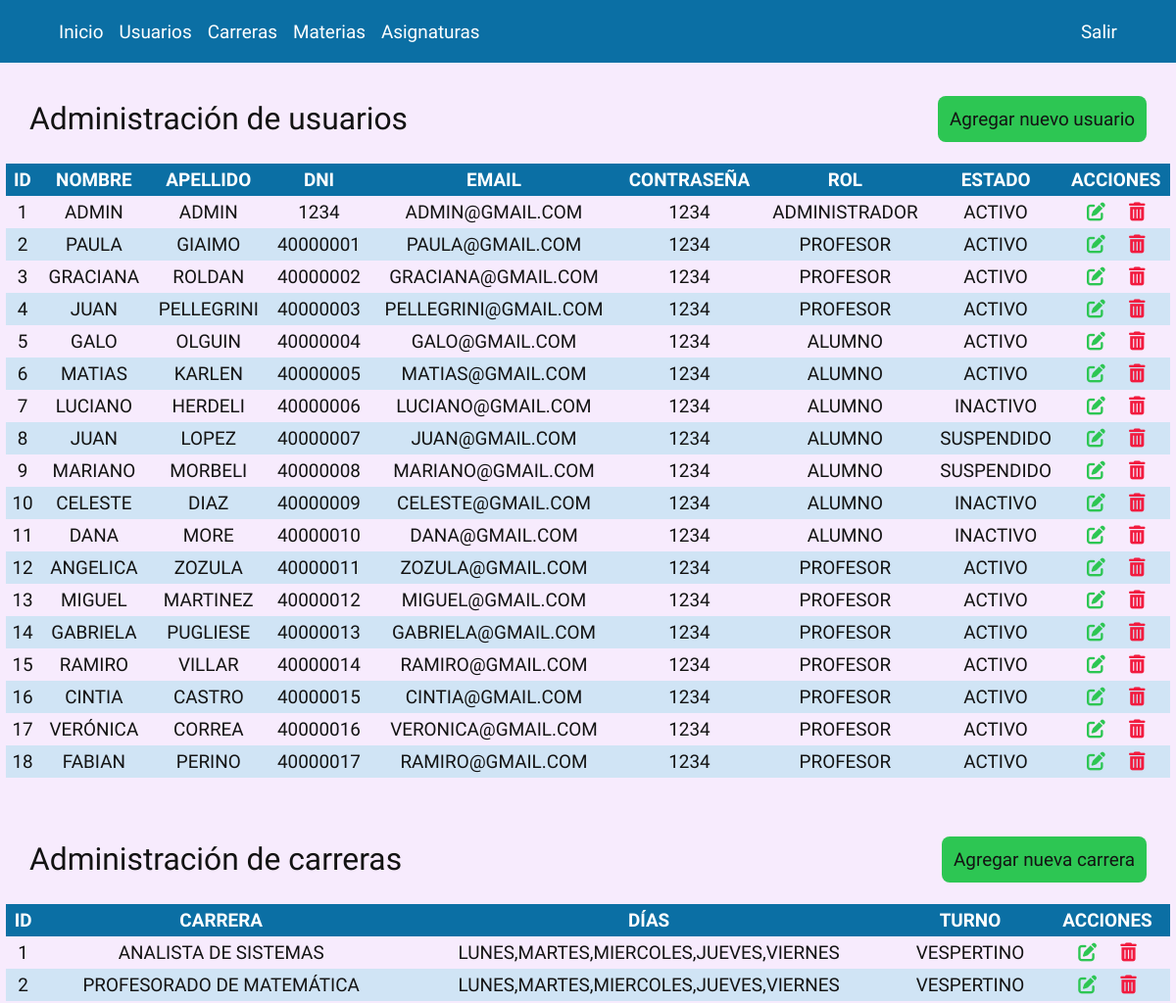
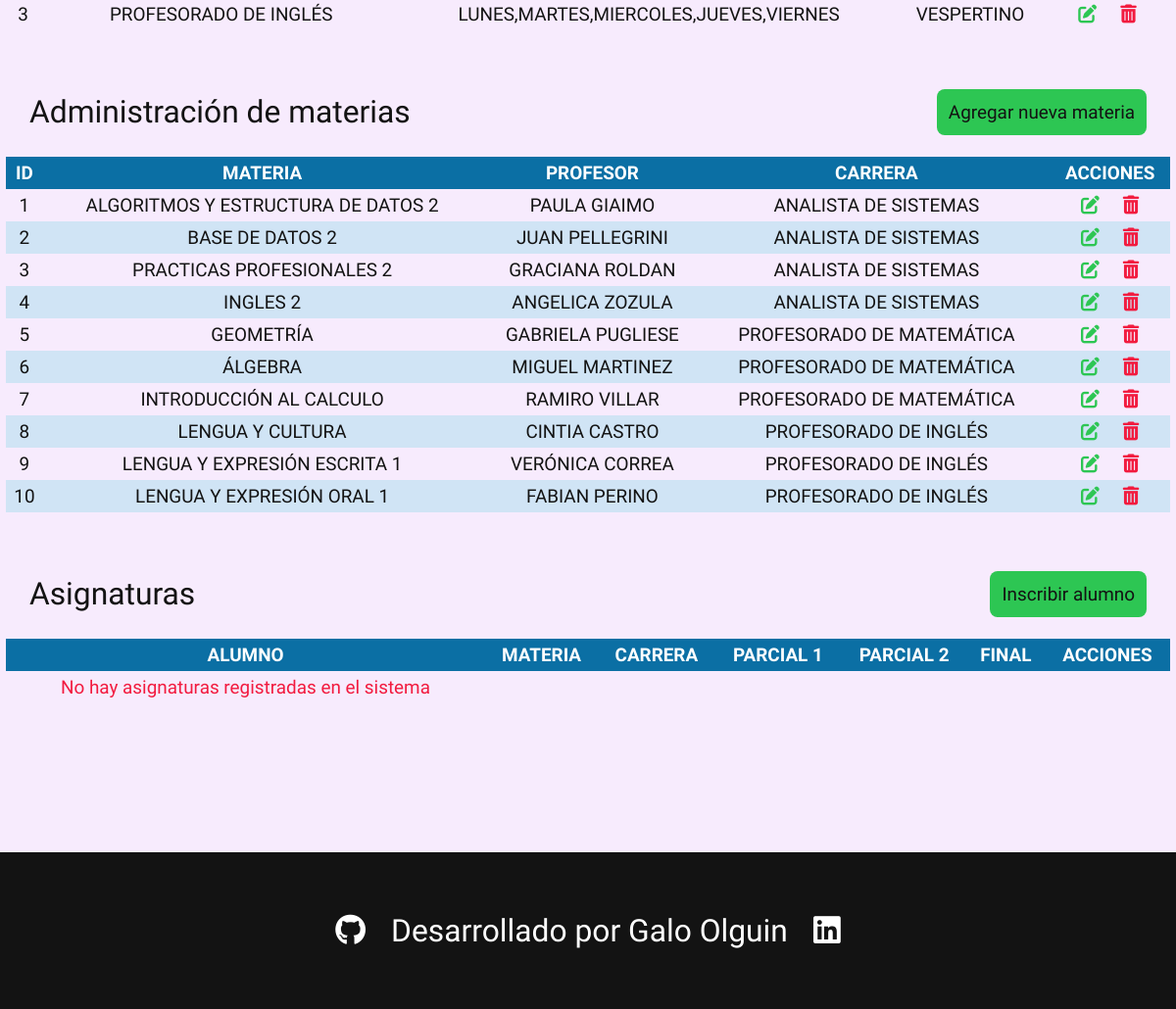
Page /panel.php (signed in) on the committed database (2 pictures, top to bottom).
### tables this page shows
create table usuarios(
    id int auto_increment,
    nombre varchar(30),
    apellido varchar(30),
    rol int,
    contraseña varchar(30),
    email varchar(30),
    dni int(8),
    foreign key (rol) references roles(id),
    primary key (id,rol)
);

create table roles(
    id int auto_increment,
    nombre varchar (30),
    primary key (id)
);

create table estados(
	id int auto_increment,
    nombreEstado varchar(30),
    primary key (id)
);

create table carreras(
	id int auto_increment,
    nombreCarrera varchar(70),
	diasCursada varchar(70),
    turno varchar(30),
    primary key (id)
);

create table materias(
    id int auto_increment,
    materia varchar (60),
    profesor int,
    carrera int,
    foreign key (carrera) references carreras(id),
    foreign key (profesor) references usuarios(id),
    primary key (id,carrera)
);

### clases.php (the view, shortened to what this page needs)
<?php
function condb (){
        $serv="localhost";
        $usr="root";
        $pss="";
        $bd="alumni";
        $c=mysqli_connect($serv, $usr, $pss, $bd);
        return $c;
}
class Usuario {
    public static function listarUsuarios(){
        $con = condb();
        $data = mysqli_query($con,"select usuarios.id, usuarios.nombre, usuarios.apellido, roles.nombreRol, usuarios.contraseña, usuarios.email, usuarios.dni, estados.nombreEstado from usuarios inner join roles on usuarios.rol = roles.id inner join estados on usuarios.idEstado = estados.id order by id;");
        while ($info = mysqli_fetch_assoc($data)){ ?>
            <tr>
                <td><?php echo $info['id']; ?></td>
                <td><?php echo $info['nombre']; ?></td>
                <td><?php echo $info['apellido']; ?></td>
                <td><?php echo $info['dni']; ?></td>
                <td><?php echo $info['email']; ?></td>
                <td><?php echo $info['contraseña']; ?></td>
                <td><?php echo $info['nombreRol']; ?></td>
                <td><?php echo $info['nombreEstado']; ?></td>
                <td>
                    <p class="acciones">
                        <a class="modificar" href="panel.php?pan=1 & acc=1 & id=<?php echo $info['id']; ?>">
                            <i class="fa-solid fa-pen-to-square"></i>
                        </a>
                        <a class="eliminar" href="panel.php?pan=1 & acc=2 & id=<?php echo $info['id']; ?>">
                            <i class="fa-solid fa-trash-can"></i>
                        </a>
                    </p>
                </td>
            </tr>
<?php   }
    }
        ?>
    <?php }
}
class Materia{
    public static function listarMaterias(){
        $con = condb();
        $data = mysqli_query($con,"select materias.id, materias.materia, usuarios.nombre, usuarios.apellido, carreras.nombreCarrera from (( materias inner join usuarios on materias.profesor = usuarios.id ) inner join carreras on materias.carrera = carreras.id);");
        if(mysqli_affected_rows($con) == 0){
            echo "<tr><td><b class='bold red'>No hay materias registradas en el sistema</b></td></tr>";
        }else{
            while ($info = mysqli_fetch_assoc($data)){ ?>
                <tr>
                    <td><?php echo $info['id']; ?></td>
                    <td><?php echo $info['materia']; ?></td>
                    <td><?php echo $info['nombre'] ." " .$info['apellido']; ?></td>
                    <td><?php echo $info['nombreCarrera']; ?></td>
                    <td>
                        <p class="acciones">
                            <a class="modificar" href="panel.php?pan=1 & acc=5 & id=<?php echo $info['id']; ?>">
                                <i class="fa-solid fa-pen-to-square"></i>
                            </a>
                            <a class="eliminar" href="panel.php?pan=1 & acc=6 & id=<?php echo $info['id']; ?>">
                                <i class="fa-solid fa-trash-can"></i>
                            </a>
                        </p>
                    </td>
                </tr>
            <?php   }
        }
    }
}
class Carrera{
    public static function listarCarreras(){
        $con = condb();
        $data = mysqli_query($con,"select * from carreras;");
        if(mysqli_affected_rows($con) == 0){
            echo "<tr><td><b class='bold red'>No hay carreras registradas en el sistema</b></tr></td>";
        }else{
            while ($info = mysqli_fetch_assoc($data)){ ?>
                <tr>
                    <td><?php echo $info['id']; ?></td>
                    <td><?php echo $info['nombreCarrera']; ?></td>
                    <td><?php echo $info['diasCursada']; ?></td>
                    <td><?php echo $info['turno']; ?></td>
                    <td>
                        <p class="acciones">
                            <a class="modificar" href="panel.php?pan=1 & acc=8 & id=<?php echo $info['id']; ?>">
                                <i class="fa-solid fa-pen-to-square"></i>
                            </a>
                            <a class="eliminar" href="panel.php?pan=1 & acc=9 & id=<?php echo $info['id']; ?>">
                                <i class="fa-solid fa-trash-can"></i>
                            </a>
                        </p>
                    </td>
                </tr>
            <?php   }
        }
    }
}
class Notas{
    public static function listarNotas(){
        $con = condb();
        if(mysqli_affected_rows($con) == 0){
            echo "<tr><td><b class='bold red'>No hay asignaturas registradas en el sistema</b></tr></td>";
        }
    }
                $nombre = $info['nombre'] ." " .$info['apellido'];?>
            <?php   }
}
?>

### panel.php (shortened to what this page needs)
<?php
    require "clases.php";
?>
<!DOCTYPE html>
<html lang="es">
<head>
    <link rel="stylesheet" href="css/style.css">
    <link rel="stylesheet" href="css/panel.css">
</head>
<body>
    <header>
            <div class="header-div">
                <nav class="header_div-nav">
                    <div class="header_div-nav-box">
                        <a href="panel.php" class="header_div_nav-item">Inicio</a>
                        <?php
                            switch($_SESSION['rol']){
                                case 1: ?>
                                    <a href="#Usuarios" class="header_div_nav-item">Usuarios</a>
                                    <a href="#Carreras" class="header_div_nav-item">Carreras</a>
                                    <a href="#Materias" class="header_div_nav-item">Materias</a>
                                    <a href="#inscribir" class="header_div_nav-item">Asignaturas</a>
                                <?php
                                    break;
                                case 2:  ?>
                                <?php
                            }
                        ?>
                    </div>
                    <div class="header_div-nav-box"><a href="index.php?close=true" class="header_div_nav-item">Salir</a></div>
                </nav>
            </div>
    </header>
    <main class="Panel">
        <?php
        switch($_SESSION['rol']){
            case 1:
                ?>
                <section id="Usuarios" class="divUsuarios">
                    <div class="divUsuarios-cabecera">
                        <p class="titulos" >Administración de usuarios</p>
                        <a href="panel.php?pan=1&acc=3#Usuarios" class="btn-ok ancora">Agregar nuevo usuario</a>
                    </div>
                    <table class="lista">
                    <thead>
                    <tr>
                    <th>ID</th>
                    <th>NOMBRE</th>
                    <th>APELLIDO</th>
                    <th>DNI</th>
                    <th>EMAIL</th>
                    <th>CONTRASEÑA</th>
                    <th>ROL</th>
                    <th>ESTADO</th>
                    <th>ACCIONES</th>
                    </tr>
                    </thead>
                    <tbody>
                    <?php
                        Usuario::listarUsuarios();
                    ?>
                    </tbody>
                    </table>
                </section>
                <section id="Carreras" class="divCarreras">
                    <div class="divCarreras-cabecera">
                        <p class="titulos" >Administración de carreras</p>
                        <a href="panel.php?pan=1&acc=7#Carreras" class="btn-ok ancora">Agregar nueva carrera</a>
                    </div>
                    <table class="lista">
                    <thead>
                    <tr>
                    <th>ID</th>
                    <th>CARRERA</th>
                    <th>DÍAS</th>
                    <th>TURNO</th>
                    <th>ACCIONES</th>
                    </tr>
                    </thead>
                    <tbody>
                    <?php
                        Carrera::listarCarreras();
                    ?>
                    </tbody>
                    </table>
                </section>
                <section id="Materias" class="divMaterias">
                    <div class="divMaterias-cabecera">
                        <p class="titulos" >Administración de materias</p>
                        <a href="panel.php?pan=1&acc=4#Materias" class="btn-ok ancora">Agregar nueva materia</a>
                    </div>
                    <table class="lista">
                    <thead>
                    <tr>
                    <th>ID</th>
                    <th>MATERIA</th>
                    <th>PROFESOR</th>
                    <th>CARRERA</th>
                    <th>ACCIONES</th>
                    </tr>
                    </thead>
                    <tbody>
                    <?php
                        Materia::listarMaterias();
                    ?>
                    </tbody>
                    </table>
                </section>
                <section id="inscribir" class="divMaterias">
                    <div class="divMaterias-cabecera">
                        <p class="titulos" >Asignaturas</p>
                        <a href="panel.php?pan=1&acc=10#inscribir" class="btn-ok ancora">Inscribir alumno</a>
                    </div>
                    <table class="lista">
                    <thead>
                    <tr>
                    <th>ALUMNO</th>
                    <th>MATERIA</th>
                    <th>CARRERA</th>
                    <th>PARCIAL 1</th>
                    <th>PARCIAL 2</th>
                    <th>FINAL</th>
                    <th>ACCIONES</th>
                    </tr>
                    </thead>
                    <tbody>
                    <?php
                        Notas::listarNotas();
                    ?>
                    </tbody>
                    </table>
                </section>
                <?php break;
                ?>
            <?php
        }
        ?>
    </main>
    <footer>
        <a class="titulos blanco" href="https://github.com/Galo98"><i class="fa-brands fa-github"></i></a>
        <p class="titulos blanco">Desarrollado por Galo Olguin</p>
        <a class="titulos blanco" href="https://www.linkedin.com/in/galo-olguin/"><i class="fa-brands fa-linkedin"></i></a>
    </footer>
</body>
</html>

### css/style.css (style rules this page uses)
* { margin: 0; padding: 0; border: 0; font-size: 100%; font: inherit; vertical-align: baseline; }
:root { --color-blanco: #ffffff; --color-celeste100: #f7ebfd; --color-celeste200: #00a9e2; --color-celeste300 : #0B6FA4; --color-celeste400: #2c4268; --color-naranja300: #f06c00; --color-rojo200: #f21b3f; --color-verde100: #6ede8a; --color-verde200: #2dc653; --color-verde700: #026969; --color-gris200: #9b9c9b; --color-negro: #131313; --font-T300: 300 clamp(1rem, 0.2958rem + 2.2535vw, 3rem) 'Prompt', sans-serif; --font-T500: 500 clamp(1rem, 0.2958rem + 2.2535vw, 3rem) 'Prompt', sans-serif; --font-T700: 700 clamp(1rem, 0.2958rem + 2.2535vw, 3rem) 'Prompt', sans-serif; --font-TI300: italic 300 clamp(1rem, 0.2958rem + 2.2535vw, 3rem) 'Prompt', sans-serif; --font-P300: 300 clamp(0.75rem, 0.4419rem + 0.9859vw, 1.625rem) 'Prompt', sans-serif; --font-P500: 500 clamp(0.75rem, 0.4419rem + 0.9859vw, 1.625rem) 'Prompt', sans-serif; --font-P700: 700 clamp(0.75rem, 0.4419rem + 0.9859vw, 1.625rem) 'Prompt', sans-serif; --font-PI300: italic 300 clamp(0.75rem, 0.4419rem + 0.9859vw, 1.625rem) 'Prompt', sans-serif; }
body { font: var(--font-P300); color: var(--color-negro); }
header { background-color: var(--color-celeste300); width: 100%; height: 8vh; display: flex; align-items: center; justify-content: center; position: fixed; }
.header-div { width: 90%; height: 100%; display: flex; justify-content: right; }
.header_div-nav { width: 100%; height: 100%; display: flex; flex-direction: row; justify-content: space-between; }
.header_div_nav-item { text-decoration: none; color: var(--color-blanco); font: var(--font-P500); transition: all 200ms; }
.header_div-nav-box { height: 100%; display: flex; align-items: center; gap: 16px; }
main { width: 100%; padding: 98px 0; min-height: 72vh; background-color: var(--color-celeste100); display: flex; justify-content: center; align-items: center; }
footer { width: 100%; height: 20vh; background-color: var(--color-negro); display: flex; align-items: center; justify-content: center; gap: 26px; }
.titulos { font: var(--font-T500); }
.btn-ok, .btn-no { padding: 12px; background-color: var(--color-verde200); border-radius: 8px; font: var(--font-P500); cursor: pointer; }
.ancora { text-decoration: none; color: var(--color-negro); }
.modificar { color: var(--color-verde200); }
.eliminar { color: var(--color-rojo200); }
.blanco { color: var(--color-blanco); }
.red { color: var(--color-rojo200); }
.bold { font-weight: 500; }
section[id] { scroll-margin-top: 110px; }

### css/panel.css (style rules this page uses)
.Panel { display: flex; flex-direction: column; justify-content: center; align-items: center; gap: 60px; }
.divUsuarios, .divMaterias, .divCarreras, .divNotas { width: 100%; display: flex; flex-direction: column; justify-content: center; align-items: center; gap: 22px; }
.divUsuarios-cabecera, .divMaterias-cabecera, .divCarreras-cabecera, .divNotas-cabecera { width: 95%; display: flex; align-items: center; justify-content: space-between; }
table.lista { width: 99%; min-height: 120px; text-align: center; border-collapse: collapse; }
table.lista td, table.lista th { padding: 5px 5px; }
table.lista tbody td { font: var(--font-P300); }
table.lista tr:nth-child(even) { background: #D0E4F5; }
table.lista thead { background: #0B6FA4; }
table.lista thead th { font: var(--font-P700); font-weight: bold; color: #FFFFFF; text-align: center; }
.acciones { display: flex; justify-content: center; gap: 24px; }

### rows in the picture
usuarios: id "1", nombre "ADMIN", apellido "ADMIN", dni "1234", email "ADMIN@GMAIL.COM", contraseña "1234", rol.nombreRol "ADMINISTRADOR", idEstado.nombreEstado "ACTIVO"
usuarios: id "2", nombre "PAULA", apellido "GIAIMO", dni "40000001", email "PAULA@GMAIL.COM", contraseña "1234", rol.nombreRol "PROFESOR", idEstado.nombreEstado "ACTIVO"
usuarios: id "3", nombre "GRACIANA", apellido "ROLDAN", dni "40000002", email "GRACIANA@GMAIL.COM", contraseña "1234", rol.nombreRol "PROFESOR", idEstado.nombreEstado "ACTIVO"
usuarios: id "4", nombre "JUAN", apellido "PELLEGRINI", dni "40000003", email "PELLEGRINI@GMAIL.COM", contraseña "1234", rol.nombreRol "PROFESOR", idEstado.nombreEstado "ACTIVO"
usuarios: id "5", nombre "GALO", apellido "OLGUIN", dni "40000004", email "GALO@GMAIL.COM", contraseña "1234", rol.nombreRol "ALUMNO", idEstado.nombreEstado "ACTIVO"
usuarios: id "6", nombre "MATIAS", apellido "KARLEN", dni "40000005", email "MATIAS@GMAIL.COM", contraseña "1234", rol.nombreRol "ALUMNO", idEstado.nombreEstado "ACTIVO"
usuarios: id "7", nombre "LUCIANO", apellido "HERDELI", dni "40000006", email "LUCIANO@GMAIL.COM", contraseña "1234", rol.nombreRol "ALUMNO", idEstado.nombreEstado "INACTIVO"
usuarios: id "8", nombre "JUAN", apellido "LOPEZ", dni "40000007", email "JUAN@GMAIL.COM", contraseña "1234", rol.nombreRol "ALUMNO", idEstado.nombreEstado "SUSPENDIDO"
usuarios: id "9", nombre "MARIANO", apellido "MORBELI", dni "40000008", email "MARIANO@GMAIL.COM", contraseña "1234", rol.nombreRol "ALUMNO", idEstado.nombreEstado "SUSPENDIDO"
usuarios: id "10", nombre "CELESTE", apellido "DIAZ", dni "40000009", email "CELESTE@GMAIL.COM", contraseña "1234", rol.nombreRol "ALUMNO", idEstado.nombreEstado "INACTIVO"
usuarios: id "11", nombre "DANA", apellido "MORE", dni "40000010", email "DANA@GMAIL.COM", contraseña "1234", rol.nombreRol "ALUMNO", idEstado.nombreEstado "INACTIVO"
usuarios: id "12", nombre "ANGELICA", apellido "ZOZULA", dni "40000011", email "ZOZULA@GMAIL.COM", contraseña "1234", rol.nombreRol "PROFESOR", idEstado.nombreEstado "ACTIVO"
usuarios: id "13", nombre "MIGUEL", apellido "MARTINEZ", dni "40000012", email "MIGUEL@GMAIL.COM", contraseña "1234", rol.nombreRol "PROFESOR", idEstado.nombreEstado "ACTIVO"
usuarios: id "14", nombre "GABRIELA", apellido "PUGLIESE", dni "40000013", email "GABRIELA@GMAIL.COM", contraseña "1234", rol.nombreRol "PROFESOR", idEstado.nombreEstado "ACTIVO"
usuarios: id "15", nombre "RAMIRO", apellido "VILLAR", dni "40000014", email "RAMIRO@GMAIL.COM", contraseña "1234", rol.nombreRol "PROFESOR", idEstado.nombreEstado "ACTIVO"
usuarios: id "16", nombre "CINTIA", apellido "CASTRO", dni "40000015", email "CINTIA@GMAIL.COM", contraseña "1234", rol.nombreRol "PROFESOR", idEstado.nombreEstado "ACTIVO"
usuarios: id "17", nombre "VERÓNICA", apellido "CORREA", dni "40000016", email "VERONICA@GMAIL.COM", contraseña "1234", rol.nombreRol "PROFESOR", idEstado.nombreEstado "ACTIVO"
usuarios: id "18", nombre "FABIAN", apellido "PERINO", dni "40000017", email "RAMIRO@GMAIL.COM", contraseña "1234", rol.nombreRol "PROFESOR", idEstado.nombreEstado "ACTIVO"
carreras: id "1", nombreCarrera "ANALISTA DE SISTEMAS", diasCursada "LUNES,MARTES,MIERCOLES,JUEVES,VIERNES", turno "VESPERTINO"
carreras: id "2", nombreCarrera "PROFESORADO DE MATEMÁTICA", diasCursada "LUNES,MARTES,MIERCOLES,JUEVES,VIERNES", turno "VESPERTINO"
carreras: id "3", nombreCarrera "PROFESORADO DE INGLÉS", diasCursada "LUNES,MARTES,MIERCOLES,JUEVES,VIERNES", turno "VESPERTINO"
materias: id "1", materia "ALGORITMOS Y ESTRUCTURA DE DATOS 2", usuarios.nombre "PAULA", usuarios.apellido "GIAIMO", carrera.nombreCarrera "ANALISTA DE SISTEMAS"
materias: id "2", materia "BASE DE DATOS 2", usuarios.nombre "JUAN", usuarios.apellido "PELLEGRINI", carrera.nombreCarrera "ANALISTA DE SISTEMAS"
materias: id "3", materia "PRACTICAS PROFESIONALES 2", usuarios.nombre "GRACIANA", usuarios.apellido "ROLDAN", carrera.nombreCarrera "ANALISTA DE SISTEMAS"
materias: id "4", materia "INGLES 2", usuarios.nombre "ANGELICA", usuarios.apellido "ZOZULA", carrera.nombreCarrera "ANALISTA DE SISTEMAS"
materias: id "5", materia "GEOMETRÍA", usuarios.nombre "GABRIELA", usuarios.apellido "PUGLIESE", carrera.nombreCarrera "PROFESORADO DE MATEMÁTICA"
materias: id "6", materia "ÁLGEBRA", usuarios.nombre "MIGUEL", usuarios.apellido "MARTINEZ", carrera.nombreCarrera "PROFESORADO DE MATEMÁTICA"
materias: id "7", materia "INTRODUCCIÓN AL CALCULO", usuarios.nombre "RAMIRO", usuarios.apellido "VILLAR", carrera.nombreCarrera "PROFESORADO DE MATEMÁTICA"
materias: id "8", materia "LENGUA Y CULTURA", usuarios.nombre "CINTIA", usuarios.apellido "CASTRO", carrera.nombreCarrera "PROFESORADO DE INGLÉS"
materias: id "9", materia "LENGUA Y EXPRESIÓN ESCRITA 1", usuarios.nombre "VERÓNICA", usuarios.apellido "CORREA", carrera.nombreCarrera "PROFESORADO DE INGLÉS"
materias: id "10", materia "LENGUA Y EXPRESIÓN ORAL 1", usuarios.nombre "FABIAN", usuarios.apellido "PERINO", carrera.nombreCarrera "PROFESORADO DE INGLÉS"
